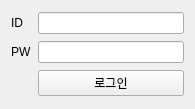
<?xml version="1.0" encoding="UTF-8"?>
<ui version="4.0">
 <class>login_form</class>
 <widget class="QWidget" name="login_form">
  <property name="geometry">
   <rect>
    <x>0</x>
    <y>0</y>
    <width>195</width>
    <height>109</height>
   </rect>
  </property>
  <property name="windowTitle">
   <string>Form</string>
  </property>
  <layout class="QGridLayout" name="gridLayout">
   <item row="0" column="0">
    <widget class="QLabel" name="label">
     <property name="text">
      <string>ID</string>
     </property>
    </widget>
   </item>
   <item row="0" column="1">
    <widget class="QLineEdit" name="ID_LE"/>
   </item>
   <item row="1" column="0">
    <widget class="QLabel" name="label_2">
     <property name="text">
      <string>PW</string>
     </property>
    </widget>
   </item>
   <item row="1" column="1">
    <widget class="QLineEdit" name="PW_LE">
     <property name="inputMethodHints">
      <set>Qt::ImhHiddenText|Qt::ImhNoAutoUppercase|Qt::ImhNoPredictiveText|Qt::ImhSensitiveData</set>
     </property>
     <property name="text">
      <string/>
     </property>
     <property name="echoMode">
      <enum>QLineEdit::Password</enum>
     </property>
    </widget>
   </item>
   <item row="2" column="1">
    <widget class="QPushButton" name="login_btn">
     <property name="text">
      <string>로그인</string>
     </property>
    </widget>
   </item>
  </layout>
 </widget>
 <resources/>
 <connections/>
</ui>
